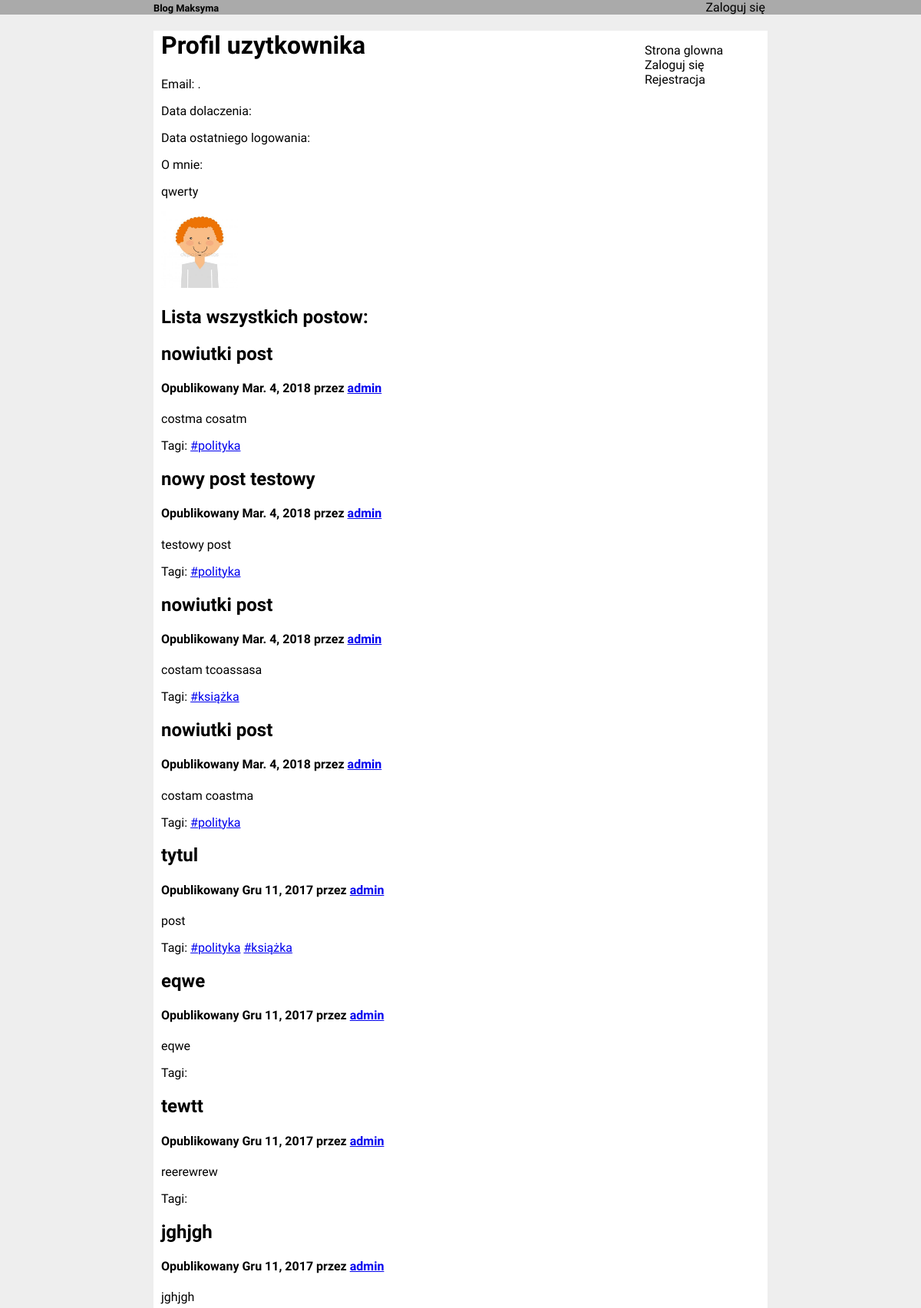
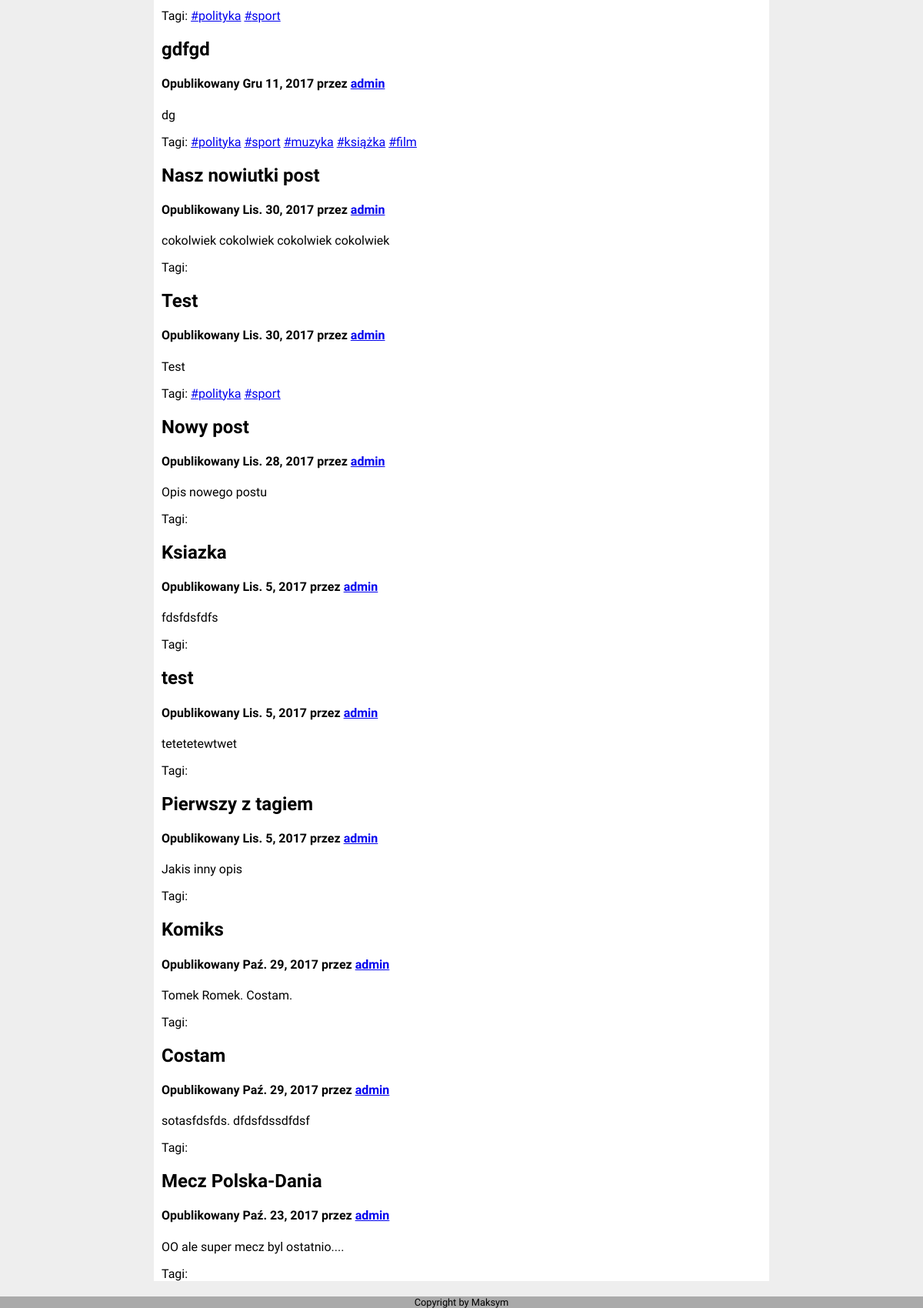
Page /profile/1/ on the committed database (2 pictures, top to bottom).
### blog/models.py (models this page shows, shortened)
class Profile(models.Model):
	user = models.OneToOneField(User, on_delete=models.CASCADE)
	description = models.CharField(max_length=1000, null=True)
	avatar = models.ImageField(upload_to='blog/static/blog/imgs/', default='blog/static/blog/imgs/default.svg')

class Post(models.Model):
	title  = models.CharField(max_length=200)
	content = models.CharField(max_length=10000)
	publish_date = models.DateField(default=datetime.datetime.now)
	edit_date	= models.DateField(null=True)
	user = models.ForeignKey(User)
	tags = models.ManyToManyField(Tag)
	class Meta:
		ordering = ['-publish_date']

class Tag(models.Model):
	name = models.CharField(max_length=200)

### blog/views.py (the view)
# urls.py: url(r'^profile/(?P<id>\d+)/$', views.view_profile, name="view_profile"),
def view_profile(request, id):
	profile = Profile.objects.get(user_id=id)
	posts = Post.objects.filter(user=profile.user)
	context = {
		'profile': profile,
		'posts': posts
	}
	return render(request, 'blog/user_name.html', context)

### blog/templates/blog/user_name.html
{% extends 'blog/base.html' %}
{% block content %}
<h1>Profil uzytkownika {{ profile.username }}</h1>
<p> Email: <strong>{{ profile.email }}</strong>.</p>
<p> Data dolaczenia: <strong>{{ profile.date_joined }}</strong> </p>
<p> Data ostatniego logowania: <strong>{{ profile.last_login }}</strong> </p>
{% if not profile.description == None %}
	<p> O mnie: <p>{{ profile.description }} </p> </p>
{% endif %}
<div>
	{% if profile.avatar == None %}
		<img width='100' height="100" src="" />
	{% else %}
		<img width='100' height="100" src='{{  profile.avatar.url|slice:"4:" }}' />
	{% endif %}
</div>
<h2> Lista wszystkich postow: </h2>
	{% for post in posts %}
		<div>
			<h2>{{ post.title }}</h2>
			<h4>Opublikowany  {{ post.publish_date }}
	 			przez <a href="{% url 'view_profile' post.user.id %}">{{ post.user.username }}</h4></a>
			<p> {{ post.content }}</p>
			<p> Tagi:
				{% for tag in post.tags.all %}
					<a href="{% url 'tag_view' tag.name %}">#{{ tag.name }}</a>
				{% endfor %}
			</p>
		</div>
	{% endfor %}
{% endblock %}

### blog/static/blog/style.css (style rules this page uses)
body { margin: 0; background-color: #eee; font-family: 'Raleway'; }
#topmenu, #headerText, ul, { display: inline-block; }

### rows in the picture
Profile: description "qwerty", avatar (picture)
Post: title "nowiutki post", publish_date "Mar. 4, 2018", user.username "admin", content "costma cosatm"
Tag: name "polityka"
Post: title "nowy post testowy", publish_date "Mar. 4, 2018", user.username "admin", content "testowy post"
Post: title "nowiutki post", publish_date "Mar. 4, 2018", user.username "admin", content "costam tcoassasa"
Tag: name "książka"
Post: title "nowiutki post", publish_date "Mar. 4, 2018", user.username "admin", content "costam coastma"
Post: title "tytul", publish_date "Gru 11, 2017", user.username "admin", content "post"
Post: title "eqwe", publish_date "Gru 11, 2017", user.username "admin", content "eqwe"
Post: title "tewtt", publish_date "Gru 11, 2017", user.username "admin", content "reerewrew"
Post: title "jghjgh", publish_date "Gru 11, 2017", user.username "admin", content "jghjgh"
Tag: name "sport"
Post: title "gdfgd", publish_date "Gru 11, 2017", user.username "admin", content "dg"
Tag: name "muzyka"
Tag: name "film"
Post: title "Nasz nowiutki post", publish_date "Lis. 30, 2017", user.username "admin", content "cokolwiek cokolwiek cokolwiek cokolwiek"
Post: title "Test", publish_date "Lis. 30, 2017", user.username "admin", content "Test"
Post: title "Nowy post", publish_date "Lis. 28, 2017", user.username "admin", content "Opis nowego postu"
Post: title "Ksiazka", publish_date "Lis. 5, 2017", user.username "admin", content "fdsfdsfdfs"
Post: title "test", publish_date "Lis. 5, 2017", user.username "admin", content "tetetetewtwet"
Post: title "Pierwszy z tagiem", publish_date "Lis. 5, 2017", user.username "admin", content "Jakis inny opis"
Post: title "Komiks", publish_date "Paź. 29, 2017", user.username "admin", content "Tomek Romek. Costam."
Post: title "Costam", publish_date "Paź. 29, 2017", user.username "admin", content "sotasfdsfds. dfdsfdssdfdsf"
Post: title "Mecz Polska-Dania", publish_date "Paź. 23, 2017", user.username "admin", content "OO ale super mecz byl ostatnio...."
